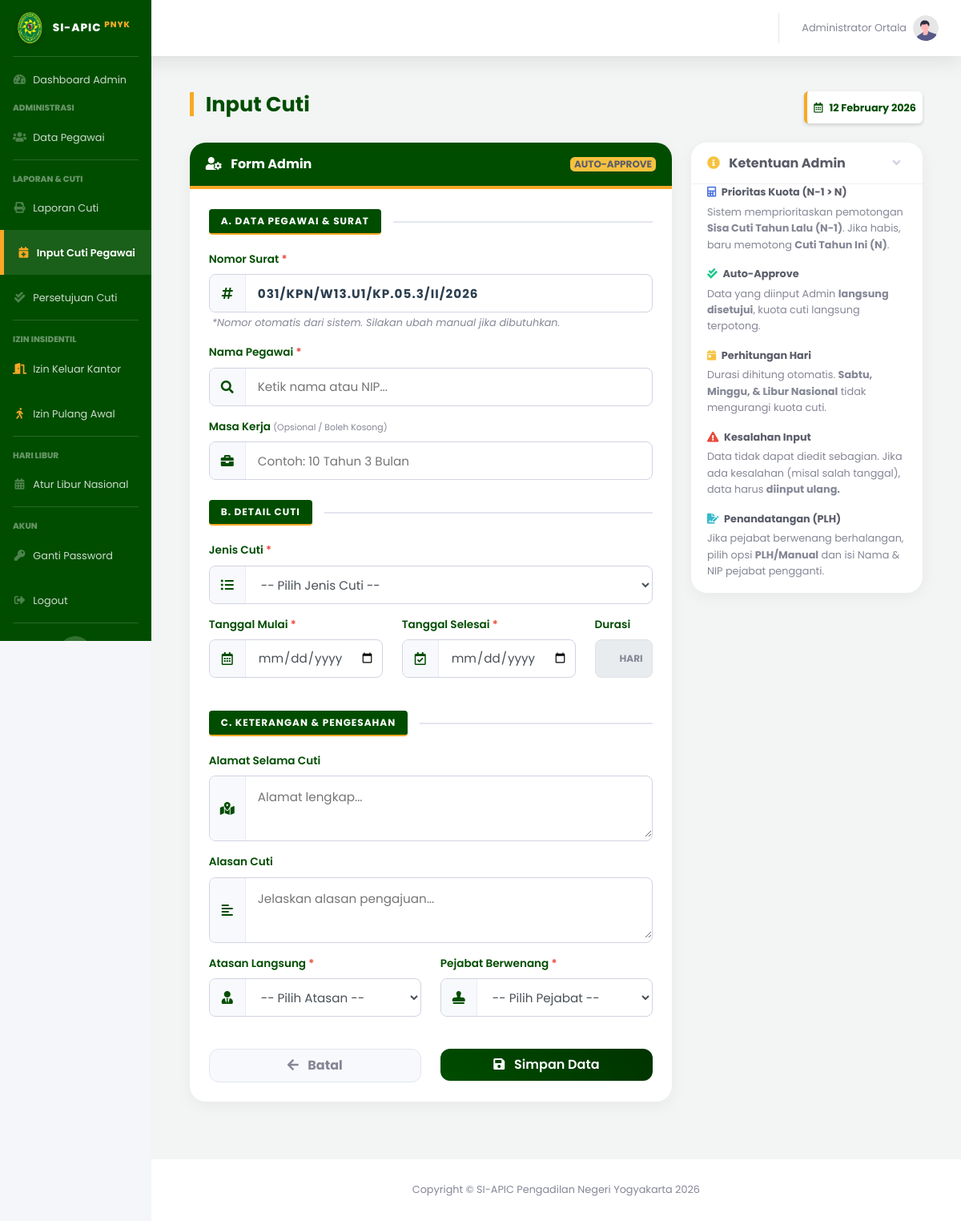
Page /index.php?page=input_cuti (signed in) on the earlier database version.
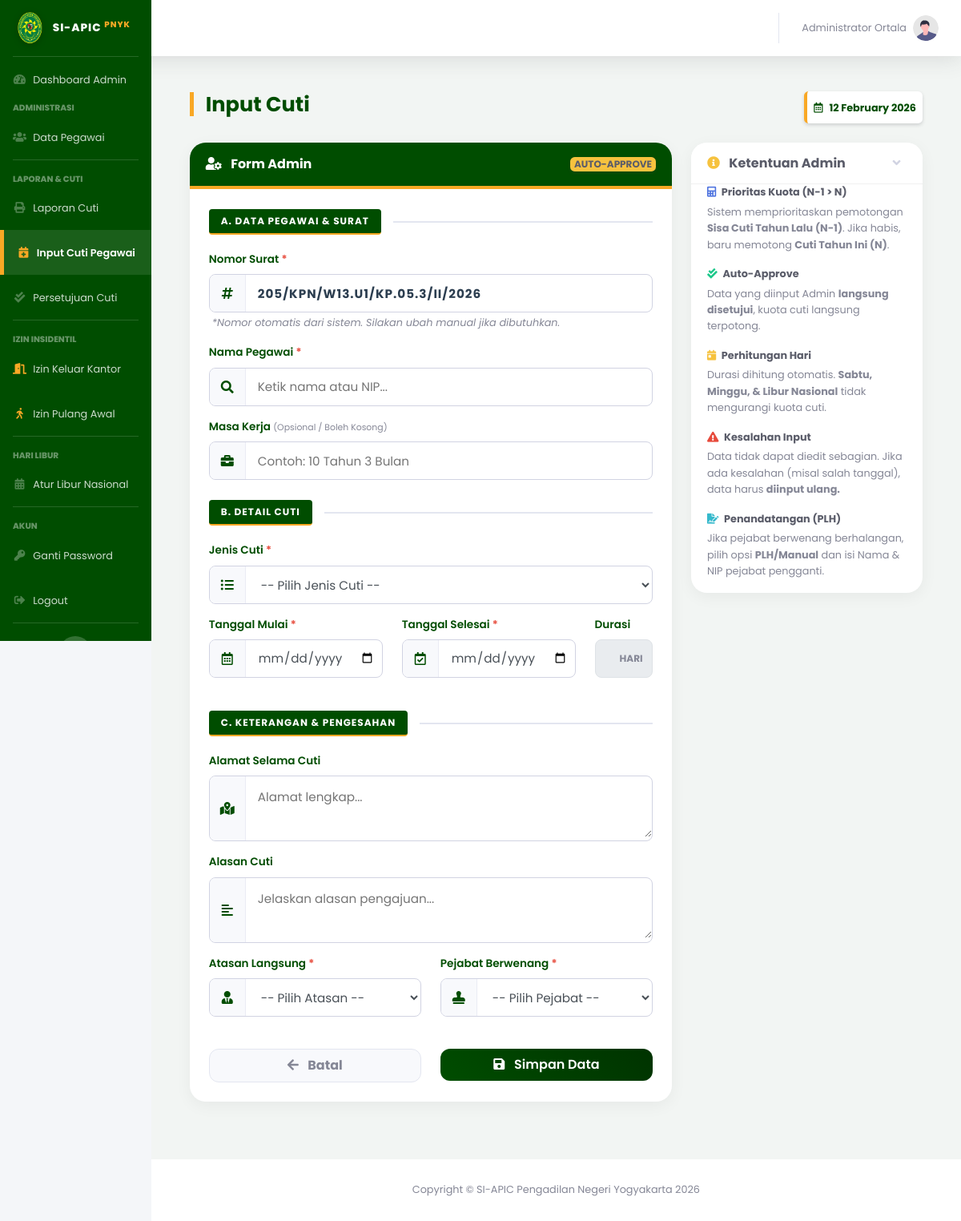
Same page on the later database version.
### tables this page shows
CREATE TABLE `pengajuan_cuti` (
  `id_pengajuan` int(11) NOT NULL,
  `id_user` int(11) NOT NULL,
  `jenis_cuti` varchar(50) DEFAULT NULL,
  `id_atasan` int(11) DEFAULT NULL,
  `id_jenis` int(11) NOT NULL,
  `nomor_surat` varchar(100) DEFAULT NULL,
  `tgl_pengajuan` date DEFAULT NULL,
  `tgl_mulai` date NOT NULL,
  `tgl_selesai` date NOT NULL,
  `lama_hari` int(11) NOT NULL,
  `alasan` text NOT NULL,
  `no_telepon` varchar(20) DEFAULT NULL,
  `masa_kerja` varchar(50) DEFAULT NULL,
  `alamat_cuti` text NOT NULL,
  `status` enum('Diajukan','Disetujui','Ditolak','Dibatalkan') DEFAULT 'Diajukan',
  `catatan_admin` text DEFAULT NULL,
  `created_at` timestamp NOT NULL DEFAULT current_timestamp(),
  `sisa_cuti_n` int(11) DEFAULT 0,
  `sisa_cuti_n1` int(11) DEFAULT 0,
  `dipotong_n1` int(11) DEFAULT 0,
  `dipotong_n` int(11) DEFAULT 0,
  `id_pejabat` int(11) DEFAULT 0,
  `ttd_pejabat` enum('ketua','wakil','plh') DEFAULT 'ketua'
);

### pages/admin/input_cuti.php (the view, shortened to what the changed rows need)
<?php
$thn_now = date('Y');
$bln_now = date('n');
$romawi  = [1=>"I", 2=>"II", 3=>"III", 4=>"IV", 5=>"V", 6=>"VI", 7=>"VII", 8=>"VIII", 9=>"IX", 10=>"X", 11=>"XI", 12=>"XII"];
$q_last = mysqli_query($koneksi, "SELECT nomor_surat FROM pengajuan_cuti WHERE nomor_surat LIKE '%/$thn_now' ORDER BY id_pengajuan DESC LIMIT 1");
$no_urut = 1;
if (mysqli_num_rows($q_last) > 0) {
    $d_last = mysqli_fetch_assoc($q_last);
    $parts  = explode('/', $d_last['nomor_surat']);
    if (isset($parts[0]) && is_numeric($parts[0])) {
        $no_urut = intval($parts[0]) + 1;
    }
}
$nomor_surat_auto = sprintf("%03d", $no_urut)."/KPN/W13.U1/KP.05.3/".$romawi[$bln_now]."/".$thn_now;
?>
<div class="container-fluid mb-5 mt-4">
    <div class="d-sm-flex align-items-center justify-content-between mb-4">
        <h1 class="page-header-title">Input Cuti</h1>
        <div class="bg-white p-2 rounded shadow-sm" style="border-left: 4px solid var(--pn-gold);">
            <span class="small font-weight-bold" style="color: var(--pn-green);">
                <i class="far fa-calendar-alt mr-2"></i><?php echo date('d F Y'); ?>
            </span>
        </div>
    </div>
    <div class="row">
        <div class="col-lg-8">
            <div class="card card-clean mb-4 shadow-sm">
                <div class="card-header-pn">
                    <div class="font-weight-bold"><i class="fas fa-user-cog mr-2"></i> Form Admin</div>
                    <small class="badge badge-warning text-dark font-weight-bold shadow-sm">AUTO-APPROVE</small>
                </div>
                <div class="card-body p-4">
                    <form method="POST" autocomplete="off">
                        <div class="section-divider mt-0">
                            <span>A. Data Pegawai & Surat</span><hr>
                        </div>
                        <div class="mb-3">
                            <label class="form-label-pn">Nomor Surat <span class="text-danger">*</span></label>
                            <div class="input-group-clean">
                                <div class="input-icon-clean"><i class="fas fa-hashtag"></i></div>
                                <input type="text" name="nomor_surat" class="form-control-clean"
                                    value="<?= $nomor_surat_auto ?>"
                                    style="font-family: monospace; letter-spacing: 1px; font-weight: 700; color: #2c3e50;"
                                    required>
                            </div>
                            <small class="text-muted font-italic ml-1">
                                *Nomor otomatis dari sistem. Silakan ubah manual jika dibutuhkan.
                            </small>
                        </div>
                        <div class="mb-3">
                            <label class="form-label-pn">Nama Pegawai <span class="text-danger">*</span></label>
                            <div class="input-group-clean">
                                <div class="input-icon-clean"><i class="fas fa-search"></i></div>
                                <input class="form-control-clean" list="list_pegawai" id="input_pegawai" placeholder="Ketik nama atau NIP..." required>
                            </div>
                        </div>
                        <div class="mb-3">
                            <label class="form-label-pn">Masa Kerja <span class="small text-muted font-weight-normal">(Opsional / Boleh Kosong)</span></label>
                            <div class="input-group-clean">
                                <div class="input-icon-clean"><i class="fas fa-briefcase"></i></div>
                                <input type="text" name="masa_kerja" id="input_masa_kerja" class="form-control-clean" placeholder="Contoh: 10 Tahun 3 Bulan">
                            </div>
                        </div>
                        <div class="section-divider mt-4">
                            <span>B. Detail Cuti</span><hr>
                        </div>
                        <div class="mb-3">
                            <label class="form-label-pn">Jenis Cuti <span class="text-danger">*</span></label>
                            <div class="input-group-clean">
                                <div class="input-icon-clean"><i class="fas fa-list-ul"></i></div>
                                <select name="id_jenis" class="form-control-clean" required>
                                    <option value="">-- Pilih Jenis Cuti --</option>
                                </select>
                            </div>
                        </div>
                        <div class="row">
                            <div class="col-md-5 mb-3">
                                <label class="form-label-pn">Tanggal Mulai <span class="text-danger">*</span></label>
                                <div class="input-group-clean">
                                    <div class="input-icon-clean"><i class="far fa-calendar-alt"></i></div>
                                    <input type="date" name="tgl_mulai" id="tgl_mulai" class="form-control-clean" required
                                           onclick="this.showPicker()" onfocus="this.showPicker()">
                                </div>
                            </div>
                            <div class="col-md-5 mb-3">
                                <label class="form-label-pn">Tanggal Selesai <span class="text-danger">*</span></label>
                                <div class="input-group-clean">
                                    <div class="input-icon-clean"><i class="far fa-calendar-check"></i></div>
                                    <input type="date" name="tgl_selesai" id="tgl_selesai" class="form-control-clean" required
                                           onclick="this.showPicker()" onfocus="this.showPicker()">
                                </div>
                            </div>
                            <div class="col-md-2 mb-3">
                                <label class="form-label-pn">Durasi</label>
                                <div class="input-group-clean readonly">
                                    <input type="text" name="lama_hari" id="lama_hari" class="form-control-clean text-center font-weight-bold" style="color: var(--pn-gold-dark); font-size: 1.1rem;" readonly value="0">
                                    <span class="mr-3 font-weight-bold text-muted" style="font-size: 0.75rem;">HARI</span>
                                </div>
                            </div>
                        </div>
                        <div class="section-divider mt-4">
                            <span>C. Keterangan & Pengesahan</span><hr>
                        </div>
                        <div class="mb-3">
                            <label class="form-label-pn">Alamat Selama Cuti</label>
                            <div class="input-group-clean textarea-group">
                                <div class="input-icon-clean"><i class="fas fa-map-marked-alt"></i></div>
                                <textarea name="alamat" class="form-control-clean" rows="2" placeholder="Alamat lengkap..." required></textarea>
                            </div>
                        </div>
                        <div class="mb-3">
                            <label class="form-label-pn">Alasan Cuti</label>
                            <div class="input-group-clean textarea-group">
                                <div class="input-icon-clean"><i class="fas fa-align-left"></i></div>
                                <textarea name="alasan" class="form-control-clean" rows="2" placeholder="Jelaskan alasan pengajuan..." required></textarea>
                            </div>
                        </div>
                        <div class="row">
                            <div class="col-md-6 mb-3">
                                <label class="form-label-pn">Atasan Langsung <span class="text-danger">*</span></label>
                                <div class="input-group-clean">
                                    <div class="input-icon-clean"><i class="fas fa-user-tie"></i></div>
                                    <select name="id_atasan_hidden" class="form-control-clean" required>
                                        <option value="">-- Pilih Atasan --</option>
                                    </select>
                                </div>
                            </div>
                            <div class="col-md-6 mb-3">
                                <label class="form-label-pn">Pejabat Berwenang <span class="text-danger">*</span></label>
                                <div class="input-group-clean">
                                    <div class="input-icon-clean"><i class="fas fa-stamp"></i></div>
                                    <select name="ttd_pejabat" id="ttd_pejabat_select" class="form-control-clean" required>
                                        <option value="">-- Pilih Pejabat --</option>
                                    </select>
                                </div>
                            </div>
                        </div>
                        <div class="row mt-4">
                            <div class="col-6">
                                <a href="index.php?page=validasi_cuti" class="btn btn-light border btn-block py-2 font-weight-bold text-secondary shadow-sm">
                                    <i class="fas fa-arrow-left mr-2"></i> Batal
                                </a>
                            </div>
                            <div class="col-6">
                                <button type="submit" name="simpan_cuti" class="btn btn-pn-solid btn-block py-2">
                                    <i class="fas fa-save mr-2"></i> Simpan Data
                                </button>
                            </div>
                        </div>
                    </form>
                </div>
            </div>
        </div>
        <div class="col-lg-4">
            <div class="card card-clean mb-4 shadow-sm" style="border-left: 5px solid var(--pn-gold);">
                <div class="card-header bg-white border-0 py-3 d-flex justify-content-between align-items-center"
                     data-toggle="collapse" href="#collapseKetentuan" role="button" aria-expanded="false"
                     style="cursor: pointer;">
                    <h6 class="font-weight-bold text-dark m-0">
                        <i class="fas fa-info-circle text-warning mr-2"></i> Ketentuan Admin
                    </h6>
                    <i class="fas fa-chevron-down text-muted small"></i>
                </div>
                <div class="collapse show" id="collapseKetentuan">
                    <div class="card-body pt-0 pb-3">
                        <ul class="list-unstyled small text-muted mb-0" style="line-height: 1.6;">
                            <li class="mb-3">
                                <strong class="text-dark d-block mb-1"><i class="fas fa-calculator text-primary mr-1"></i> Prioritas Kuota (N-1 > N)</strong>
                                Sistem memprioritaskan pemotongan <b>Sisa Cuti Tahun Lalu (N-1)</b>. Jika habis, baru memotong <b>Cuti Tahun Ini (N)</b>.
                            </li>
                            <li class="mb-3">
                                <strong class="text-dark d-block mb-1"><i class="fas fa-check-double text-success mr-1"></i> Auto-Approve</strong>
                                Data yang diinput Admin <b>langsung disetujui</b>, kuota cuti langsung terpotong.
                            </li>
                            <li class="mb-3">
                                <strong class="text-dark d-block mb-1"><i class="fas fa-calendar-day text-warning mr-1"></i> Perhitungan Hari</strong>
                                Durasi dihitung otomatis. <b>Sabtu, Minggu, & Libur Nasional</b> tidak mengurangi kuota cuti.
                            </li>
                            <li class="mb-3">
                                <strong class="text-dark d-block mb-1"><i class="fas fa-exclamation-triangle text-danger mr-1"></i> Kesalahan Input</strong>
                                Data tidak dapat diedit sebagian. Jika ada kesalahan (misal salah tanggal), data harus <b>diinput ulang.</b>
                            <li>
                                <strong class="text-dark d-block mb-1"><i class="fas fa-file-signature text-info mr-1"></i> Penandatangan (PLH)</strong>
                                Jika pejabat berwenang berhalangan, pilih opsi <b>PLH/Manual</b> dan isi Nama & NIP pejabat pengganti.
                            </li>
                        </ul>
                    </div>
                </div>
            </div>
        </div>
    </div>
</div>

Differences in the rows shown:
no longer on this page (row unchanged): pengajuan_cuti: nomor_surat "031/KPN/W13.U1/KP.05.3/II/2026"
added pengajuan_cuti: nomor_surat "205/KPN/W13.U1/KP.05.3/II/2026"
